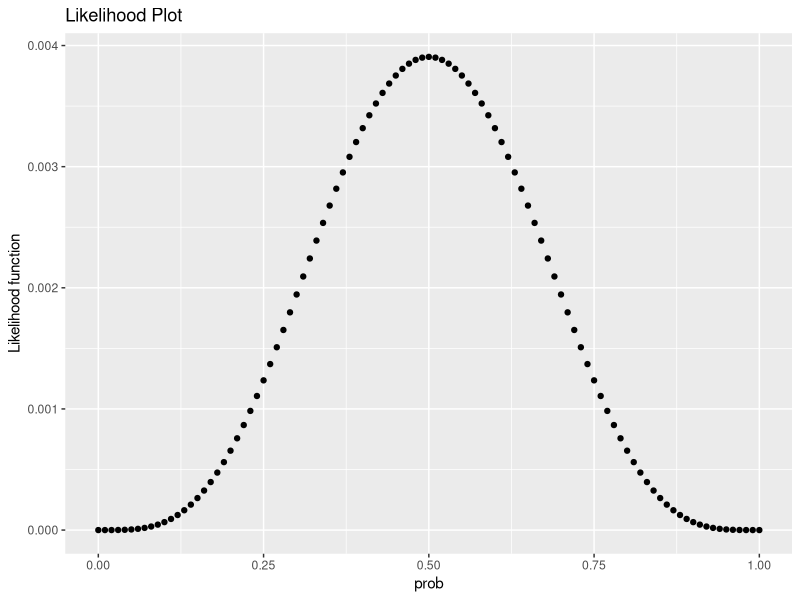
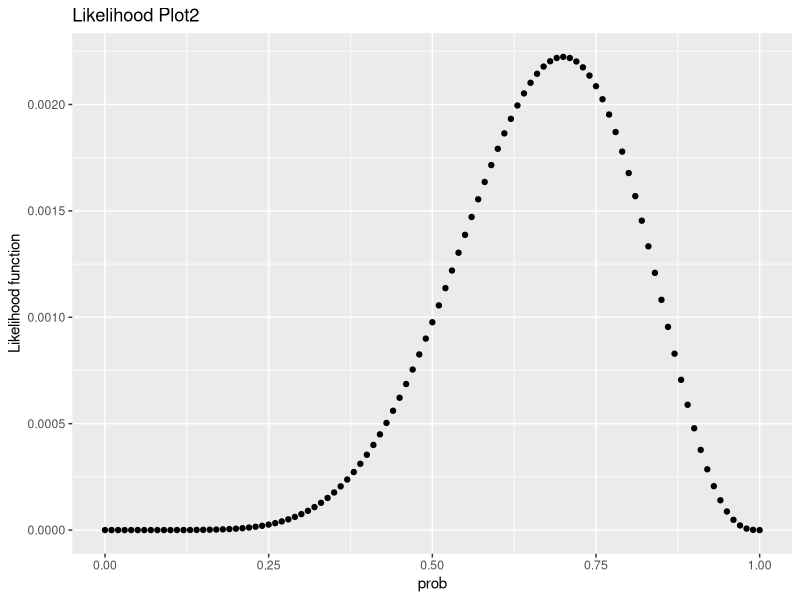
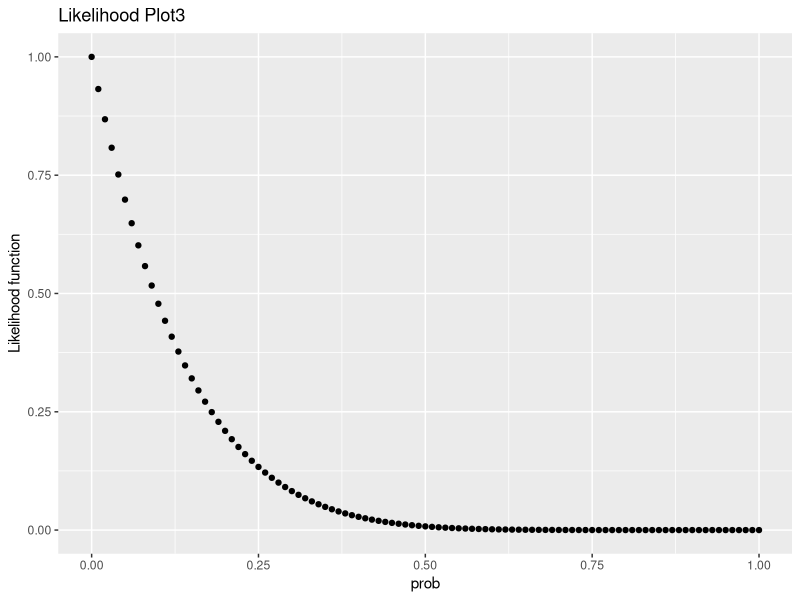

R code for these plots, in order:
library(ggplot2)

set.seed(1)
m1 <-matrix(rbinom(10,1,0.75),5,10)
m2 <-matrix(rbinom(10,1,0.5),5,10)
m<-rbind(m1,m2)
#m

y<-apply(m, 1, function(x) sum(x[x==1]))
#y

headsProbA <- sum(y[1:5])/50
headsProbB <- sum(y[6:10])/50
headsProb <- c(headsProbA, headsProbB)

coinLikelihood	<- function(v,headsProb){
  likelihood <- 1
  x <- dbinom(v,1,headsProb)
  for (i in 1:length(x)){
    likelihood <- likelihood*x[i]
  }
  return(likelihood)
}

#coinLikelihood(v,headsProb)

prob <- seq(0,1,0.01)
#i
v1	<- c(0,1,0,1,0,0,1,1)
p <- qplot(prob,sapply(prob, function (prob) {
  coinLikelihood(v1, prob)
}))
p + labs(title = "Likelihood Plot", y = "Likelihood function")
#ii
v2	<- c(1,1,1,1,0,0,1,1,1,0)
p <- qplot(prob, sapply(prob, function (prob) {
  coinLikelihood(v2, prob)
}))
p + labs(title = "Likelihood Plot2", y = "Likelihood function")
#iii
v3  <- c(0,0,0,0,0,0,0)
p <- qplot(prob, sapply(prob, function (prob) {
  coinLikelihood(v3, prob)
}))
p + labs(title = "Likelihood Plot3", y = "Likelihood function")

coinEStep	<- function	(m,	headsProbA,	headsProbB)	{
  estep_probA <- c()
  for (i in 1:nrow(m)){
    estep_probA <- c(estep_probA,(coinLikelihood(m[i,],headsProbA)/ (coinLikelihood(m[i,],headsProbA) + coinLikelihood(m[i,],headsProbB))))
  }
  return(estep_probA)
}
#coinEStep(m,headsProbA,headsProbB)

estep_probA <- c()
estep_probB <- 1- estep_probA

coinMStep	<- function(m,	relativeProbsForCoinA) {
  
  probA <- sum((apply(m,1,sum)) * relativeProbsForCoinA)/sum((apply(m,1,length)) * relativeProbsForCoinA)  
  probB <- sum((apply(m,1,sum)) * (1 - relativeProbsForCoinA) )/sum((apply(m,1,length)) * (1 - relativeProbsForCoinA))
  totalProb <- c(probA,probB)
  
  return(totalProb)  
}
#relativeProbsForCoinA<-coinEStep(m,headsProbA,headsProbB)
#coinMStep(m,relativeProbsForCoinA)

#Some numerical testing to check the functions
#x<-1
#y<-1.0001
#e<-0.001
#all.equal(x,y,tolerance = e)

compared <- function(x,y,e){abs(x-y)<=e}

coinTossEM <- function(m,coinProbsA,coinProbsB,e){
  coinProbA <- c()
  coinProbB <- c()
  coinProbA[1] <- 1
  coinProbB[1] <- 1
  coinProbA[2] <- coinProbsA
  coinProbB[2] <- coinProbsB
  i <- 2
  while(!((compared(coinProbA[i],coinProbA[i-1],e))&(compared(coinProbB[i],coinProbB[i-1],e)))){
    relativeProbsForCoinA <- coinEStep (m,coinProbA[i],coinProbB[i])
    final <- coinMStep(m, relativeProbsForCoinA)
    coinProbA[i+1] <- final[1]
    coinProbB[i+1] <- final[2]
    i <- i+1
  }  
  return(final)  
}


coinTossEM(m,0.5,0.5,0.1)
coinTossEM(m,0.75,0.5,0.01)

#The starting propabilities that would create that,
#when provided to the function	we wrote, will cause problems	with	the	algorithm	so that it will not	work
#as intended are the probalities that are equal for the two coins.The algorithm's output would be equal propabilities. 

#coinTossEM(m,0.5,0.5,0.1)

